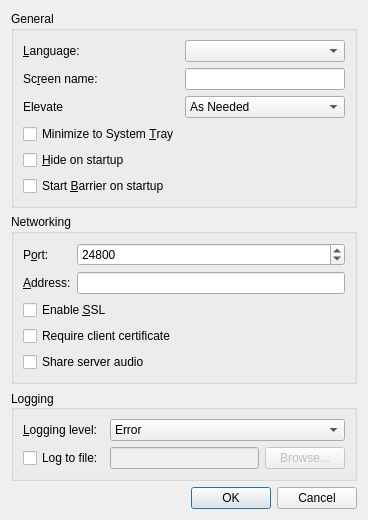
<?xml version="1.0" encoding="UTF-8"?>
<ui version="4.0">
 <class>SettingsDialogBase</class>
 <widget class="QDialog" name="SettingsDialogBase">
  <property name="geometry">
   <rect>
    <x>0</x>
    <y>0</y>
    <width>368</width>
    <height>428</height>
   </rect>
  </property>
  <property name="windowTitle">
   <string>Settings</string>
  </property>
  <layout class="QVBoxLayout" name="verticalLayout">
   <item>
    <widget class="QGroupBox" name="m_pGroupGeneral">
     <property name="enabled">
      <bool>true</bool>
     </property>
     <property name="sizePolicy">
      <sizepolicy hsizetype="Preferred" vsizetype="Preferred">
       <horstretch>0</horstretch>
       <verstretch>0</verstretch>
      </sizepolicy>
     </property>
     <property name="title">
      <string>General</string>
     </property>
     <layout class="QFormLayout" name="formLayout">
      <property name="fieldGrowthPolicy">
       <enum>QFormLayout::AllNonFixedFieldsGrow</enum>
      </property>
      <item row="0" column="0">
       <widget class="QLabel" name="m_pLabel_27">
        <property name="sizePolicy">
         <sizepolicy hsizetype="Preferred" vsizetype="Preferred">
          <horstretch>0</horstretch>
          <verstretch>0</verstretch>
         </sizepolicy>
        </property>
        <property name="minimumSize">
         <size>
          <width>75</width>
          <height>0</height>
         </size>
        </property>
        <property name="text">
         <string>&amp;Language:</string>
        </property>
        <property name="buddy">
         <cstring>m_pComboLanguage</cstring>
        </property>
       </widget>
      </item>
      <item row="0" column="1">
       <widget class="QComboBox" name="m_pComboLanguage"/>
      </item>
      <item row="1" column="0">
       <widget class="QLabel" name="m_pLabel_19">
        <property name="minimumSize">
         <size>
          <width>75</width>
          <height>0</height>
         </size>
        </property>
        <property name="text">
         <string>Sc&amp;reen name:</string>
        </property>
        <property name="buddy">
         <cstring>m_pLineEditScreenName</cstring>
        </property>
       </widget>
      </item>
      <item row="1" column="1">
       <widget class="QLineEdit" name="m_pLineEditScreenName">
        <property name="enabled">
         <bool>true</bool>
        </property>
       </widget>
      </item>
      <item row="2" column="0">
       <widget class="QLabel" name="m_pLabelElevate">
        <property name="text">
         <string>Elevate</string>
        </property>
       </widget>
      </item>
      <item row="2" column="1">
       <widget class="QComboBox" name="m_pComboElevate">
        <property name="toolTip">
         <string>Specify when the Barrier service should run at an elevated privilege level</string>
        </property>
        <property name="currentIndex">
         <number>0</number>
        </property>
        <item>
         <property name="text">
          <string>As Needed</string>
         </property>
        </item>
        <item>
         <property name="text">
          <string>Always</string>
         </property>
        </item>
        <item>
         <property name="text">
          <string>Never</string>
         </property>
        </item>
       </widget>
      </item>
      <item row="3" column="0">
       <widget class="QCheckBox" name="m_pCheckBoxMinimizeToTray">
        <property name="text">
         <string>Minimize to System &amp;Tray</string>
        </property>
       </widget>
      </item>
      <item row="4" column="0">
       <widget class="QCheckBox" name="m_pCheckBoxAutoHide">
        <property name="text">
         <string>&amp;Hide on startup</string>
        </property>
       </widget>
      </item>
      <item row="5" column="0">
       <widget class="QCheckBox" name="m_pCheckBoxAutoStart">
        <property name="text">
         <string>Start &amp;Barrier on startup</string>
        </property>
       </widget>
      </item>
     </layout>
    </widget>
   </item>
   <item>
    <widget class="QGroupBox" name="m_pGroupNetworking">
     <property name="title">
      <string>Networking</string>
     </property>
     <layout class="QGridLayout" name="gridLayout_3">
      <item row="1" column="0">
       <widget class="QLabel" name="m_pLabel_21">
        <property name="text">
         <string>&amp;Address:</string>
        </property>
        <property name="buddy">
         <cstring>m_pLineEditInterface</cstring>
        </property>
       </widget>
      </item>
      <item row="0" column="0">
       <widget class="QLabel" name="m_pLabel_20">
        <property name="text">
         <string>P&amp;ort:</string>
        </property>
        <property name="buddy">
         <cstring>m_pSpinBoxPort</cstring>
        </property>
       </widget>
      </item>
      <item row="0" column="1">
       <widget class="QSpinBox" name="m_pSpinBoxPort">
        <property name="enabled">
         <bool>true</bool>
        </property>
        <property name="sizePolicy">
         <sizepolicy hsizetype="MinimumExpanding" vsizetype="Fixed">
          <horstretch>0</horstretch>
          <verstretch>0</verstretch>
         </sizepolicy>
        </property>
        <property name="maximum">
         <number>65535</number>
        </property>
        <property name="value">
         <number>24800</number>
        </property>
       </widget>
      </item>
      <item row="1" column="1">
       <widget class="QLineEdit" name="m_pLineEditInterface">
        <property name="enabled">
         <bool>true</bool>
        </property>
       </widget>
      </item>
      <item row="2" column="0" colspan="2">
       <widget class="QCheckBox" name="m_pCheckBoxEnableCrypto">
        <property name="text">
         <string>Enable &amp;SSL</string>
        </property>
       </widget>
      </item>
      <item row="3" column="0" colspan="2">
       <widget class="QCheckBox" name="checkbox_require_client_certificate">
        <property name="text">
         <string>Require client certificate</string>
        </property>
       </widget>
      </item>
      <item row="4" column="0" colspan="2">
       <widget class="QCheckBox" name="m_pCheckBoxEnableAudio">
        <property name="toolTip">
         <string>Stream server audio to connected clients that also enable audio</string>
        </property>
        <property name="text">
         <string>Share server audio</string>
        </property>
       </widget>
      </item>
     </layout>
    </widget>
   </item>
   <item>
    <widget class="QGroupBox" name="m_pGroupLog">
     <property name="sizePolicy">
      <sizepolicy hsizetype="Preferred" vsizetype="Preferred">
       <horstretch>0</horstretch>
       <verstretch>0</verstretch>
      </sizepolicy>
     </property>
     <property name="title">
      <string>Logging</string>
     </property>
     <property name="alignment">
      <set>Qt::AlignLeading|Qt::AlignLeft|Qt::AlignVCenter</set>
     </property>
     <property name="flat">
      <bool>false</bool>
     </property>
     <layout class="QGridLayout" name="gridLayout_2">
      <item row="1" column="0">
       <widget class="QCheckBox" name="m_pCheckBoxLogToFile">
        <property name="text">
         <string>Log to file:</string>
        </property>
       </widget>
      </item>
      <item row="1" column="2">
       <widget class="QPushButton" name="m_pButtonBrowseLog">
        <property name="enabled">
         <bool>false</bool>
        </property>
        <property name="text">
         <string>Browse...</string>
        </property>
       </widget>
      </item>
      <item row="0" column="1" colspan="2">
       <widget class="QComboBox" name="m_pComboLogLevel">
        <item>
         <property name="text">
          <string>Error</string>
         </property>
        </item>
        <item>
         <property name="text">
          <string>Warning</string>
         </property>
        </item>
        <item>
         <property name="text">
          <string>Note</string>
         </property>
        </item>
        <item>
         <property name="text">
          <string>Info</string>
         </property>
        </item>
        <item>
         <property name="text">
          <string>Debug</string>
         </property>
        </item>
        <item>
         <property name="text">
          <string>Debug1</string>
         </property>
        </item>
        <item>
         <property name="text">
          <string>Debug2</string>
         </property>
        </item>
       </widget>
      </item>
      <item row="0" column="0">
       <widget class="QLabel" name="m_pLabel_3">
        <property name="minimumSize">
         <size>
          <width>75</width>
          <height>0</height>
         </size>
        </property>
        <property name="text">
         <string>&amp;Logging level:</string>
        </property>
        <property name="buddy">
         <cstring>m_pComboLogLevel</cstring>
        </property>
       </widget>
      </item>
      <item row="1" column="1">
       <widget class="QLineEdit" name="m_pLineEditLogFilename">
        <property name="enabled">
         <bool>false</bool>
        </property>
       </widget>
      </item>
     </layout>
    </widget>
   </item>
   <item>
    <spacer name="verticalSpacer">
     <property name="orientation">
      <enum>Qt::Vertical</enum>
     </property>
     <property name="sizeHint" stdset="0">
      <size>
       <width>20</width>
       <height>40</height>
      </size>
     </property>
    </spacer>
   </item>
   <item>
    <widget class="QDialogButtonBox" name="buttonBox">
     <property name="orientation">
      <enum>Qt::Horizontal</enum>
     </property>
     <property name="standardButtons">
      <set>QDialogButtonBox::Cancel|QDialogButtonBox::Ok</set>
     </property>
    </widget>
   </item>
  </layout>
 </widget>
 <tabstops>
  <tabstop>m_pComboLanguage</tabstop>
  <tabstop>m_pLineEditScreenName</tabstop>
  <tabstop>m_pComboElevate</tabstop>
  <tabstop>m_pCheckBoxMinimizeToTray</tabstop>
  <tabstop>m_pCheckBoxAutoHide</tabstop>
  <tabstop>m_pCheckBoxAutoStart</tabstop>
  <tabstop>m_pSpinBoxPort</tabstop>
  <tabstop>m_pLineEditInterface</tabstop>
  <tabstop>m_pCheckBoxEnableCrypto</tabstop>
  <tabstop>checkbox_require_client_certificate</tabstop>
  <tabstop>m_pCheckBoxEnableAudio</tabstop>
  <tabstop>m_pComboLogLevel</tabstop>
  <tabstop>m_pCheckBoxLogToFile</tabstop>
  <tabstop>m_pLineEditLogFilename</tabstop>
  <tabstop>m_pButtonBrowseLog</tabstop>
 </tabstops>
 <resources/>
 <connections>
  <connection>
   <sender>buttonBox</sender>
   <signal>accepted()</signal>
   <receiver>SettingsDialogBase</receiver>
   <slot>accept()</slot>
   <hints>
    <hint type="sourcelabel">
     <x>266</x>
     <y>340</y>
    </hint>
    <hint type="destinationlabel">
     <x>157</x>
     <y>274</y>
    </hint>
   </hints>
  </connection>
  <connection>
   <sender>buttonBox</sender>
   <signal>rejected()</signal>
   <receiver>SettingsDialogBase</receiver>
   <slot>reject()</slot>
   <hints>
    <hint type="sourcelabel">
     <x>334</x>
     <y>340</y>
    </hint>
    <hint type="destinationlabel">
     <x>286</x>
     <y>274</y>
    </hint>
   </hints>
  </connection>
 </connections>
</ui>
